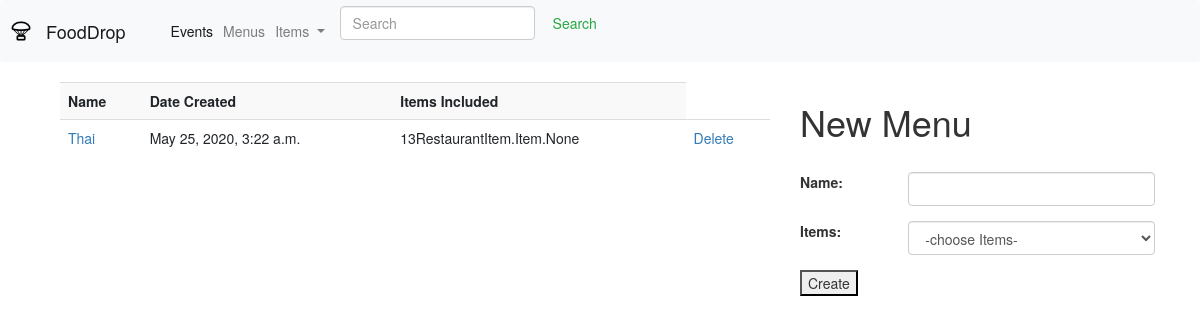
/restaurant_menu, run on the app's committed database.
### RestaurantMenu/models.py (models this page shows)
class Menu(models.Model):
    name = models.CharField(max_length=100)
    restaurant = models.ForeignKey(Restaurant,related_name="menus", on_delete=models.CASCADE)
    items = models.ManyToManyField(Item,related_name="menus")
    created_at = models.DateTimeField(auto_now_add=True)
    updated_at = models.DateTimeField(auto_now=True)

### RestaurantMenu/views.py (the view)
# urls.py: path('', views.index),
def index(request):
    context = {
        'menus' : Menu.objects.all()
    }
    return render(request,'menu_list.html',context)

### RestaurantMenu/templates/menu_list.html (shortened to what this page needs)
<!DOCTYPE html>
<html lang="en">
<head>
    <link rel="stylesheet" href="https://stackpath.bootstrapcdn.com/bootstrap/4.5.0/css/bootstrap.min.css">
    <link rel="stylesheet" href="https://maxcdn.bootstrapcdn.com/bootstrap/3.4.1/css/bootstrap.min.css">
    {% load static %}
</head>
<body>
    <nav class="navbar navbar-expand-lg navbar-light bg-light">
        <img src="{% static 'img/icon.png'%}" alt="" style="width: 20px; height: 20px;" >
        <a class="navbar-brand" href="restaurant_login">FoodDrop</a>
        <div class="collapse navbar-collapse" id="navbarSupportedContent">
            <ul class="navbar-nav mr-auto">
                <li class="nav-item active">
                    <a class="nav-link" href="restaurant_event">Events<span class="sr-only">(current)</span></a>
                </li>
                <li class="nav-item">
                    <a class="nav-link" href="restaurant_menu">Menus</a>
                </li>
                <li class="nav-item dropdown">
                    <a class="nav-link dropdown-toggle" href="#" id="navbarDropdown" role="button" data-toggle="dropdown" aria-haspopup="true" aria-expanded="false">
                        Items
                    </a>
                </li>
            <li class="nav-item">
                <a class="nav-link disabled" href="#" tabindex="-1" aria-disabled="true"></a>
            </li>
        </ul>
            <form class="form-inline my-2 my-lg-0">
                <input class="form-control mr-sm-2" type="search" placeholder="Search" aria-label="Search">
                <button class="btn btn-outline-success my-2 my-sm-0" type="submit">Search</button>
            </form>
        </div>
    </nav>
    <div class="container">
        <div class="col-sm-8">
            <table class="table table-striped table-float">
                <tr>
                    <th>Name</th>
                    <th>Date Created</th>
                    <th>Items Included</th>
                </tr>
                {% for menu in menus %}
                <tr>
                    <td><a href="">{{menu.name}}</a></td>
                    <td>{{menu.created_at}}</td>
                    <td>13{{menu.items}}</td>
                    <td><a href="">Delete</a></td>
                </tr>
                {% endfor %}
            </table>
        </div>
        <div class="col-sm-4">
            <form action="restaurant_menu/new/create" method="POST">
                <h1>New Menu</h1>
                <br>
                <div class="form-group row" >
                    <label for="name" class="col-4">Name:</label>
                    <input type="text" class="form-control col-8" id="name" name="name">
                </div>
                <div class="form-group row" >
                    <label for="Items" class="col-4">Items:</label>
                    <select class="form-control col-8" name="Items" id="">
                        <option value="">-choose Items-</option>
                    </select>
                </div>
                <button type="submit">Create</button>
            </form>
        </div>
    </div>
</body>
</html>

### data on the page
Menu: name "Thai", created_at "May 25, 2020, 3:22 a.m.", items "RestaurantItem.Item.None"
